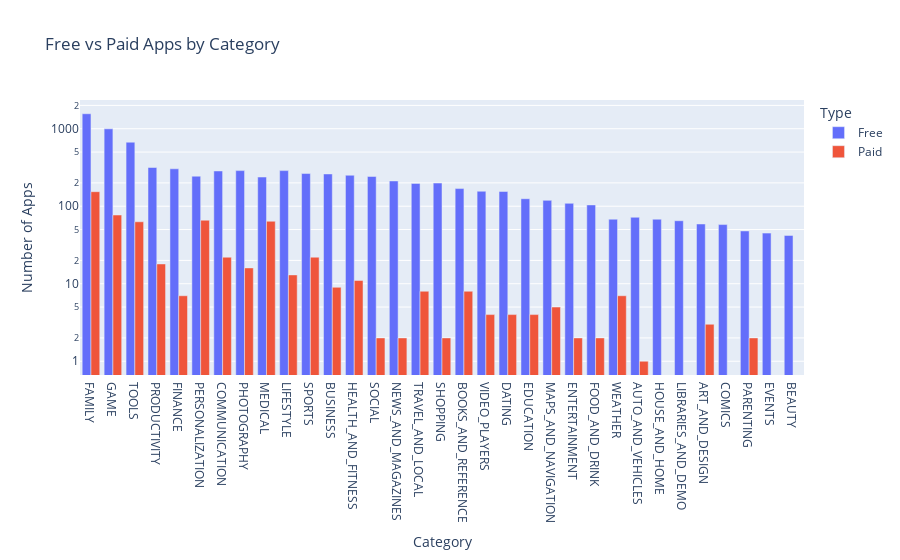

Notebook cell for this chart:
### Code cell
g_bar = px.bar(df_free_vs_paid,
               x='Category',
               y='App',
               title='Free vs Paid Apps by Category',
               color='Type',
               barmode='group'
               # ,width=800
               , height=800
              )
 
g_bar.update_layout(xaxis_title='Category',
                    yaxis_title='Number of Apps',
                    xaxis={'categoryorder':'total descending'},
                    yaxis=dict(type='log'))
 
g_bar.show()

### Figure 1 — Plotly figure (JSON) as saved in the notebook; plotly's stock layout.template omitted (floating-point values rounded to 4 significant figures)
{"data": [{"alignmentgroup": "True", "hovertemplate": "Type=Free<br>Category=%{x}<br>App=%{y}<extra></extra>", "legendgroup": "Free", "marker": {"color": "#636efa", "pattern": {"shape": ""}}, "name": "Free", "offsetgroup": "Free", "orientation": "v", "showlegend": true, "textposition": "auto", "type": "bar", "x": ["ART_AND_DESIGN", "AUTO_AND_VEHICLES", "BEAUTY", "BOOKS_AND_REFERENCE", "BUSINESS", "COMICS", "COMMUNICATION", "DATING", "EDUCATION", "ENTERTAINMENT", "EVENTS", "FAMILY", "FINANCE", "FOOD_AND_DRINK", "GAME", "HEALTH_AND_FITNESS", "HOUSE_AND_HOME", "LIBRARIES_AND_DEMO", "LIFESTYLE", "MAPS_AND_NAVIGATION", "MEDICAL", "NEWS_AND_MAGAZINES", "PARENTING", "PERSONALIZATION", "PHOTOGRAPHY", "PRODUCTIVITY", "SHOPPING", "SOCIAL", "SPORTS", "TOOLS", "TRAVEL_AND_LOCAL", "VIDEO_PLAYERS", "WEATHER"], "xaxis": "x", "y": [59, 72, 42, 169, 261, 58, 285, 155, 125, 109, 45, 1560, 304, 104, 997, 251, 68, 65, 288, 119, 238, 212, 48, 244, 288, 316, 199, 242, 264, 670, 197, 156, 68], "yaxis": "y"}, {"alignmentgroup": "True", "hovertemplate": "Type=Paid<br>Category=%{x}<br>App=%{y}<extra></extra>", "legendgroup": "Paid", "marker": {"color": "#EF553B", "pattern": {"shape": ""}}, "name": "Paid", "offsetgroup": "Paid", "orientation": "v", "showlegend": true, "textposition": "auto", "type": "bar", "x": ["ART_AND_DESIGN", "AUTO_AND_VEHICLES", "BOOKS_AND_REFERENCE", "BUSINESS", "COMMUNICATION", "DATING", "EDUCATION", "ENTERTAINMENT", "FAMILY", "FINANCE", "FOOD_AND_DRINK", "GAME", "HEALTH_AND_FITNESS", "LIFESTYLE", "MAPS_AND_NAVIGATION", "MEDICAL", "NEWS_AND_MAGAZINES", "PARENTING", "PERSONALIZATION", "PHOTOGRAPHY", "PRODUCTIVITY", "SHOPPING", "SOCIAL", "SPORTS", "TOOLS", "TRAVEL_AND_LOCAL", "VIDEO_PLAYERS", "WEATHER"], "xaxis": "x", "y": [3, 1, 8, 9, 22, 4, 4, 2, 154, 7, 2, 77, 11, 13, 5, 64, 2, 2, 66, 16, 18, 2, 2, 22, 63, 8, 4, 7], "yaxis": "y"}], "layout": {"autosize": true, "barmode": "group", "legend": {"title": {"text": "Type"}, "tracegroupgap": 0}, "title": {"text": "Free vs Paid Apps by Category"}, "xaxis": {"anchor": "y", "autorange": true, "categoryorder": "total descending", "domain": [0, 1], "range": [-0.5, 32.5], "title": {"text": "Category"}, "type": "category"}, "yaxis": {"anchor": "x", "autorange": true, "domain": [0, 1], "range": [-0.1774, 3.371], "title": {"text": "Number of Apps"}, "type": "log"}}}
